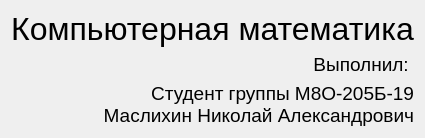
                  <widget class="QWidget" name="page_home">
                   <layout class="QVBoxLayout" name="verticalLayout_10">
                    <item>
                     <widget class="QLabel" name="label">
                      <property name="font">
                       <font>
                        <family>Segoe UI</family>
                        <pointsize>24</pointsize>
                       </font>
                      </property>
                      <property name="text">
                       <string>Компьютерная математика</string>
                      </property>
                      <property name="alignment">
                       <set>Qt::AlignCenter</set>
                      </property>
                     </widget>
                    </item>
                    <item>
                     <widget class="QLabel" name="label_2">
                      <property name="font">
                       <font>
                        <family>Segoe UI</family>
                        <pointsize>14</pointsize>
                       </font>
                      </property>
                      <property name="text">
                       <string>Выполнил: </string>
                      </property>
                      <property name="alignment">
                       <set>Qt::AlignBottom|Qt::AlignRight|Qt::AlignTrailing</set>
                      </property>
                     </widget>
                    </item>
                    <item>
                     <widget class="QLabel" name="label_3">
                      <property name="font">
                       <font>
                        <family>Segoe UI</family>
                        <pointsize>14</pointsize>
                       </font>
                      </property>
                      <property name="text">
                       <string>Студент группы М8О-205Б-19
Маслихин Николай Александрович</string>
                      </property>
                      <property name="alignment">
                       <set>Qt::AlignRight|Qt::AlignTop|Qt::AlignTrailing</set>
                      </property>
                     </widget>
                    </item>
                   </layout>
                  </widget>
